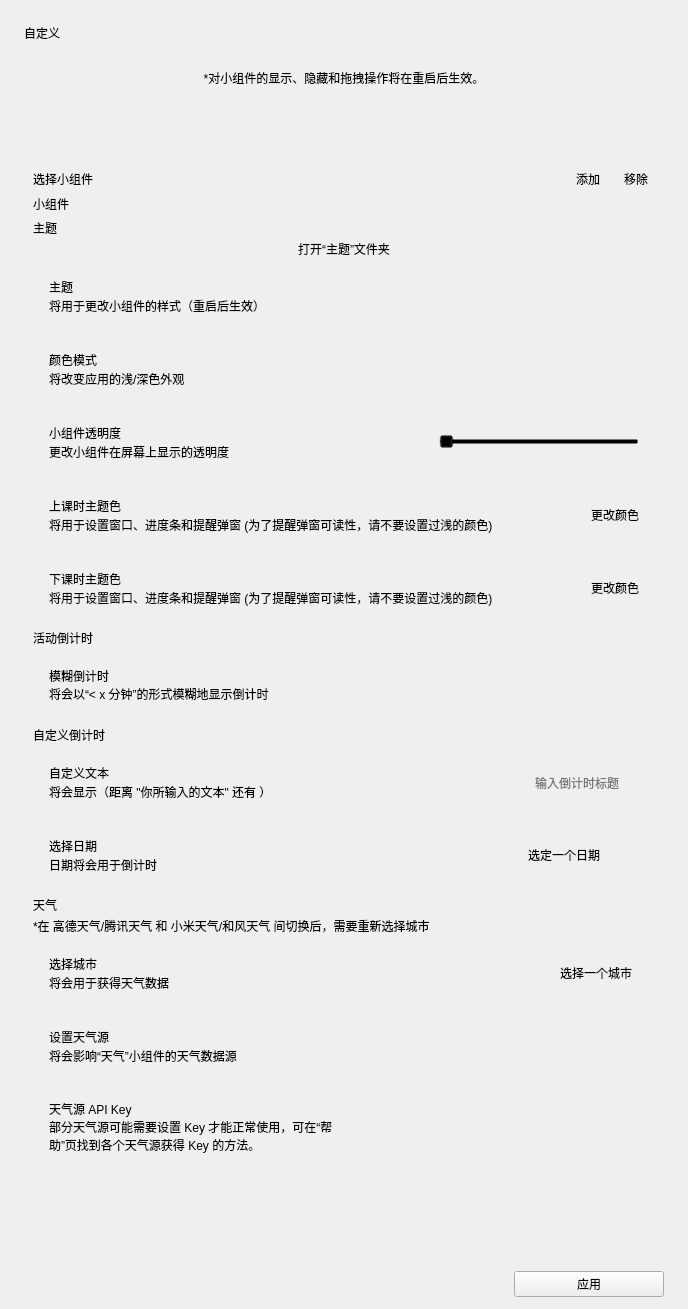
<?xml version="1.0" encoding="UTF-8"?>
<ui version="4.0">
 <class>Form</class>
 <widget class="QWidget" name="Form">
  <property name="geometry">
   <rect>
    <x>0</x>
    <y>0</y>
    <width>688</width>
    <height>1309</height>
   </rect>
  </property>
  <property name="sizePolicy">
   <sizepolicy hsizetype="Preferred" vsizetype="Expanding">
    <horstretch>0</horstretch>
    <verstretch>0</verstretch>
   </sizepolicy>
  </property>
  <property name="windowTitle">
   <string>Form</string>
  </property>
  <layout class="QVBoxLayout" name="verticalLayout_2">
   <property name="spacing">
    <number>18</number>
   </property>
   <property name="leftMargin">
    <number>24</number>
   </property>
   <property name="topMargin">
    <number>24</number>
   </property>
   <property name="rightMargin">
    <number>24</number>
   </property>
   <property name="bottomMargin">
    <number>12</number>
   </property>
   <item>
    <widget class="TitleLabel" name="TitleLabel">
     <property name="text">
      <string>自定义</string>
     </property>
    </widget>
   </item>
   <item>
    <layout class="QHBoxLayout" name="widgets_preview">
     <property name="spacing">
      <number>0</number>
     </property>
     <property name="sizeConstraint">
      <enum>QLayout::SetFixedSize</enum>
     </property>
    </layout>
   </item>
   <item>
    <widget class="SmoothScrollArea" name="ct_scroll">
     <property name="styleSheet">
      <string notr="true">background: transparent; border: none</string>
     </property>
     <property name="widgetResizable">
      <bool>true</bool>
     </property>
     <widget class="QWidget" name="scrollAreaWidgetContents">
      <property name="geometry">
       <rect>
        <x>0</x>
        <y>0</y>
        <width>640</width>
        <height>1244</height>
       </rect>
      </property>
      <layout class="QVBoxLayout" name="verticalLayout_9">
       <item>
        <widget class="CaptionLabel" name="CaptionLabel_3">
         <property name="text">
          <string>*对小组件的显示、隐藏和拖拽操作将在重启后生效。</string>
         </property>
         <property name="alignment">
          <set>Qt::AlignCenter</set>
         </property>
         <property name="wordWrap">
          <bool>true</bool>
         </property>
        </widget>
       </item>
       <item>
        <widget class="ListWidget" name="widgets_list">
         <property name="sizePolicy">
          <sizepolicy hsizetype="Preferred" vsizetype="Maximum">
           <horstretch>0</horstretch>
           <verstretch>0</verstretch>
          </sizepolicy>
         </property>
         <property name="minimumSize">
          <size>
           <width>0</width>
           <height>0</height>
          </size>
         </property>
         <property name="sizeAdjustPolicy">
          <enum>QAbstractScrollArea::AdjustToContents</enum>
         </property>
         <property name="dragDropMode">
          <enum>QAbstractItemView::DragDrop</enum>
         </property>
         <property name="defaultDropAction">
          <enum>Qt::MoveAction</enum>
         </property>
         <property name="flow">
          <enum>QListView::LeftToRight</enum>
         </property>
         <property name="isWrapping" stdset="0">
          <bool>true</bool>
         </property>
         <property name="resizeMode">
          <enum>QListView::Adjust</enum>
         </property>
         <property name="layoutMode">
          <enum>QListView::Batched</enum>
         </property>
        </widget>
       </item>
       <item>
        <layout class="QHBoxLayout" name="horizontalLayout_3">
         <property name="spacing">
          <number>10</number>
         </property>
         <item>
          <widget class="BodyLabel" name="BodyLabel">
           <property name="sizePolicy">
            <sizepolicy hsizetype="Maximum" vsizetype="Preferred">
             <horstretch>0</horstretch>
             <verstretch>0</verstretch>
            </sizepolicy>
           </property>
           <property name="text">
            <string>选择小组件</string>
           </property>
          </widget>
         </item>
         <item>
          <widget class="ComboBox" name="widgets_combo">
           <property name="sizePolicy">
            <sizepolicy hsizetype="Expanding" vsizetype="Fixed">
             <horstretch>0</horstretch>
             <verstretch>0</verstretch>
            </sizepolicy>
           </property>
          </widget>
         </item>
         <item>
          <spacer name="horizontalSpacer">
           <property name="orientation">
            <enum>Qt::Horizontal</enum>
           </property>
           <property name="sizeHint" stdset="0">
            <size>
             <width>40</width>
             <height>20</height>
            </size>
           </property>
          </spacer>
         </item>
         <item>
          <widget class="PrimaryPushButton" name="add_widget">
           <property name="text">
            <string>  添加  </string>
           </property>
          </widget>
         </item>
         <item>
          <widget class="PushButton" name="remove_widget">
           <property name="text">
            <string>  移除  </string>
           </property>
          </widget>
         </item>
        </layout>
       </item>
       <item>
        <widget class="SubtitleLabel" name="SubtitleLabel">
         <property name="text">
          <string>小组件</string>
         </property>
        </widget>
       </item>
       <item>
        <layout class="QVBoxLayout" name="verticalLayout_3">
         <property name="spacing">
          <number>3</number>
         </property>
         <item>
          <widget class="SubtitleLabel" name="SubtitleLabel_2">
           <property name="text">
            <string>主题</string>
           </property>
           <property name="pixelFontSize" stdset="0">
            <number>18</number>
           </property>
          </widget>
         </item>
         <item>
          <widget class="HyperlinkLabel" name="open_theme_folder">
           <property name="text">
            <string>打开“主题”文件夹</string>
           </property>
          </widget>
         </item>
         <item>
          <widget class="CardWidget" name="CardWidget_4">
           <property name="minimumSize">
            <size>
             <width>0</width>
             <height>70</height>
            </size>
           </property>
           <layout class="QHBoxLayout" name="horizontalLayout_4">
            <property name="leftMargin">
             <number>16</number>
            </property>
            <property name="topMargin">
             <number>16</number>
            </property>
            <property name="rightMargin">
             <number>16</number>
            </property>
            <property name="bottomMargin">
             <number>16</number>
            </property>
            <item>
             <layout class="QVBoxLayout" name="verticalLayout_7">
              <property name="spacing">
               <number>0</number>
              </property>
              <item>
               <widget class="StrongBodyLabel" name="StrongBodyLabel_3">
                <property name="text">
                 <string>主题</string>
                </property>
               </widget>
              </item>
              <item>
               <widget class="CaptionLabel" name="CaptionLabel_5">
                <property name="text">
                 <string>将用于更改小组件的样式（重启后生效）</string>
                </property>
                <property name="lightColor" stdset="0">
                 <color alpha="150">
                  <red>0</red>
                  <green>0</green>
                  <blue>0</blue>
                 </color>
                </property>
                <property name="darkColor" stdset="0">
                 <color alpha="200">
                  <red>255</red>
                  <green>255</green>
                  <blue>255</blue>
                 </color>
                </property>
               </widget>
              </item>
             </layout>
            </item>
            <item>
             <widget class="ComboBox" name="combo_theme_select">
              <property name="sizePolicy">
               <sizepolicy hsizetype="Maximum" vsizetype="Fixed">
                <horstretch>0</horstretch>
                <verstretch>0</verstretch>
               </sizepolicy>
              </property>
             </widget>
            </item>
           </layout>
          </widget>
         </item>
         <item>
          <widget class="CardWidget" name="CardWidget_9">
           <property name="minimumSize">
            <size>
             <width>0</width>
             <height>70</height>
            </size>
           </property>
           <layout class="QHBoxLayout" name="horizontalLayout_11">
            <property name="leftMargin">
             <number>16</number>
            </property>
            <property name="topMargin">
             <number>16</number>
            </property>
            <property name="rightMargin">
             <number>16</number>
            </property>
            <property name="bottomMargin">
             <number>16</number>
            </property>
            <item>
             <layout class="QVBoxLayout" name="verticalLayout_15">
              <property name="spacing">
               <number>0</number>
              </property>
              <item>
               <widget class="StrongBodyLabel" name="StrongBodyLabel_9">
                <property name="text">
                 <string>颜色模式</string>
                </property>
               </widget>
              </item>
              <item>
               <widget class="CaptionLabel" name="CaptionLabel_10">
                <property name="text">
                 <string>将改变应用的浅/深色外观</string>
                </property>
                <property name="lightColor" stdset="0">
                 <color alpha="150">
                  <red>0</red>
                  <green>0</green>
                  <blue>0</blue>
                 </color>
                </property>
                <property name="darkColor" stdset="0">
                 <color alpha="200">
                  <red>255</red>
                  <green>255</green>
                  <blue>255</blue>
                 </color>
                </property>
               </widget>
              </item>
             </layout>
            </item>
            <item>
             <widget class="ComboBox" name="combo_color_mode">
              <property name="sizePolicy">
               <sizepolicy hsizetype="Maximum" vsizetype="Fixed">
                <horstretch>0</horstretch>
                <verstretch>0</verstretch>
               </sizepolicy>
              </property>
             </widget>
            </item>
           </layout>
          </widget>
         </item>
         <item>
          <widget class="CardWidget" name="CardWidget_10">
           <property name="minimumSize">
            <size>
             <width>0</width>
             <height>70</height>
            </size>
           </property>
           <layout class="QHBoxLayout" name="horizontalLayout_12">
            <property name="leftMargin">
             <number>16</number>
            </property>
            <property name="topMargin">
             <number>16</number>
            </property>
            <property name="rightMargin">
             <number>16</number>
            </property>
            <property name="bottomMargin">
             <number>16</number>
            </property>
            <item>
             <layout class="QVBoxLayout" name="verticalLayout_16">
              <property name="spacing">
               <number>0</number>
              </property>
              <item>
               <widget class="StrongBodyLabel" name="StrongBodyLabel_11">
                <property name="text">
                 <string>小组件透明度</string>
                </property>
               </widget>
              </item>
              <item>
               <widget class="CaptionLabel" name="CaptionLabel_11">
                <property name="text">
                 <string>更改小组件在屏幕上显示的透明度</string>
                </property>
                <property name="lightColor" stdset="0">
                 <color alpha="150">
                  <red>0</red>
                  <green>0</green>
                  <blue>0</blue>
                 </color>
                </property>
                <property name="darkColor" stdset="0">
                 <color alpha="200">
                  <red>255</red>
                  <green>255</green>
                  <blue>255</blue>
                 </color>
                </property>
               </widget>
              </item>
             </layout>
            </item>
            <item>
             <widget class="Slider" name="slider_opacity">
              <property name="sizePolicy">
               <sizepolicy hsizetype="Expanding" vsizetype="Fixed">
                <horstretch>0</horstretch>
                <verstretch>0</verstretch>
               </sizepolicy>
              </property>
              <property name="minimumSize">
               <size>
                <width>100</width>
                <height>0</height>
               </size>
              </property>
              <property name="maximumSize">
               <size>
                <width>200</width>
                <height>16777215</height>
               </size>
              </property>
              <property name="orientation">
               <enum>Qt::Horizontal</enum>
              </property>
             </widget>
            </item>
           </layout>
          </widget>
         </item>
         <item>
          <widget class="CardWidget" name="CardWidget_5">
           <property name="minimumSize">
            <size>
             <width>0</width>
             <height>70</height>
            </size>
           </property>
           <layout class="QHBoxLayout" name="horizontalLayout_8">
            <property name="leftMargin">
             <number>16</number>
            </property>
            <property name="topMargin">
             <number>16</number>
            </property>
            <property name="rightMargin">
             <number>16</number>
            </property>
            <property name="bottomMargin">
             <number>16</number>
            </property>
            <item>
             <layout class="QVBoxLayout" name="verticalLayout_10">
              <property name="spacing">
               <number>0</number>
              </property>
              <item>
               <widget class="StrongBodyLabel" name="StrongBodyLabel_7">
                <property name="text">
                 <string>上课时主题色</string>
                </property>
               </widget>
              </item>
              <item>
               <widget class="CaptionLabel" name="CaptionLabel_7">
                <property name="text">
                 <string>将用于设置窗口、进度条和提醒弹窗 (为了提醒弹窗可读性，请不要设置过浅的颜色)</string>
                </property>
                <property name="wordWrap">
                 <bool>true</bool>
                </property>
                <property name="lightColor" stdset="0">
                 <color alpha="150">
                  <red>0</red>
                  <green>0</green>
                  <blue>0</blue>
                 </color>
                </property>
                <property name="darkColor" stdset="0">
                 <color alpha="200">
                  <red>255</red>
                  <green>255</green>
                  <blue>255</blue>
                 </color>
                </property>
               </widget>
              </item>
             </layout>
            </item>
            <item>
             <widget class="PushButton" name="set_ac_color">
              <property name="sizePolicy">
               <sizepolicy hsizetype="Maximum" vsizetype="Fixed">
                <horstretch>0</horstretch>
                <verstretch>0</verstretch>
               </sizepolicy>
              </property>
              <property name="text">
               <string>更改颜色</string>
              </property>
             </widget>
            </item>
           </layout>
          </widget>
         </item>
         <item>
          <widget class="CardWidget" name="CardWidget_7">
           <property name="minimumSize">
            <size>
             <width>0</width>
             <height>70</height>
            </size>
           </property>
           <layout class="QHBoxLayout" name="horizontalLayout_7">
            <property name="leftMargin">
             <number>16</number>
            </property>
            <property name="topMargin">
             <number>16</number>
            </property>
            <property name="rightMargin">
             <number>16</number>
            </property>
            <property name="bottomMargin">
             <number>16</number>
            </property>
            <item>
             <layout class="QVBoxLayout" name="verticalLayout_8">
              <property name="spacing">
               <number>0</number>
              </property>
              <item>
               <widget class="StrongBodyLabel" name="StrongBodyLabel_4">
                <property name="text">
                 <string>下课时主题色</string>
                </property>
               </widget>
              </item>
              <item>
               <widget class="CaptionLabel" name="CaptionLabel_6">
                <property name="text">
                 <string>将用于设置窗口、进度条和提醒弹窗 (为了提醒弹窗可读性，请不要设置过浅的颜色)</string>
                </property>
                <property name="wordWrap">
                 <bool>true</bool>
                </property>
                <property name="lightColor" stdset="0">
                 <color alpha="150">
                  <red>0</red>
                  <green>0</green>
                  <blue>0</blue>
                 </color>
                </property>
                <property name="darkColor" stdset="0">
                 <color alpha="200">
                  <red>255</red>
                  <green>255</green>
                  <blue>255</blue>
                 </color>
                </property>
               </widget>
              </item>
             </layout>
            </item>
            <item>
             <widget class="PushButton" name="set_fc_color">
              <property name="sizePolicy">
               <sizepolicy hsizetype="Maximum" vsizetype="Fixed">
                <horstretch>0</horstretch>
                <verstretch>0</verstretch>
               </sizepolicy>
              </property>
              <property name="text">
               <string>更改颜色</string>
              </property>
             </widget>
            </item>
           </layout>
          </widget>
         </item>
        </layout>
       </item>
       <item>
        <layout class="QVBoxLayout" name="verticalLayout_11">
         <property name="spacing">
          <number>3</number>
         </property>
         <item>
          <widget class="SubtitleLabel" name="SubtitleLabel_4">
           <property name="text">
            <string>活动倒计时</string>
           </property>
           <property name="pixelFontSize" stdset="0">
            <number>18</number>
           </property>
          </widget>
         </item>
         <item>
          <widget class="CardWidget" name="CardWidget_2">
           <property name="minimumSize">
            <size>
             <width>0</width>
             <height>70</height>
            </size>
           </property>
           <layout class="QHBoxLayout" name="horizontalLayout_6">
            <property name="leftMargin">
             <number>16</number>
            </property>
            <property name="topMargin">
             <number>16</number>
            </property>
            <property name="rightMargin">
             <number>16</number>
            </property>
            <property name="bottomMargin">
             <number>16</number>
            </property>
            <item>
             <layout class="QVBoxLayout" name="verticalLayout_4">
              <property name="spacing">
               <number>0</number>
              </property>
              <item>
               <widget class="StrongBodyLabel" name="StrongBodyLabel_2">
                <property name="text">
                 <string>模糊倒计时</string>
                </property>
               </widget>
              </item>
              <item>
               <widget class="CaptionLabel" name="CaptionLabel_4">
                <property name="text">
                 <string>将会以“&lt; x 分钟”的形式模糊地显示倒计时</string>
                </property>
                <property name="lightColor" stdset="0">
                 <color alpha="150">
                  <red>0</red>
                  <green>0</green>
                  <blue>0</blue>
                 </color>
                </property>
                <property name="darkColor" stdset="0">
                 <color alpha="200">
                  <red>255</red>
                  <green>255</green>
                  <blue>255</blue>
                 </color>
                </property>
               </widget>
              </item>
             </layout>
            </item>
            <item>
             <widget class="SwitchButton" name="switch_blur_countdown">
              <property name="sizePolicy">
               <sizepolicy hsizetype="Maximum" vsizetype="Preferred">
                <horstretch>0</horstretch>
                <verstretch>0</verstretch>
               </sizepolicy>
              </property>
             </widget>
            </item>
           </layout>
          </widget>
         </item>
        </layout>
       </item>
       <item>
        <layout class="QVBoxLayout" name="verticalLayout_5">
         <property name="spacing">
          <number>3</number>
         </property>
         <item>
          <widget class="SubtitleLabel" name="SubtitleLabel_3">
           <property name="text">
            <string>自定义倒计时</string>
           </property>
           <property name="pixelFontSize" stdset="0">
            <number>18</number>
           </property>
          </widget>
         </item>
         <item>
          <widget class="CardWidget" name="CardWidget">
           <property name="minimumSize">
            <size>
             <width>0</width>
             <height>70</height>
            </size>
           </property>
           <layout class="QHBoxLayout" name="horizontalLayout">
            <property name="leftMargin">
             <number>16</number>
            </property>
            <property name="topMargin">
             <number>16</number>
            </property>
            <property name="rightMargin">
             <number>16</number>
            </property>
            <property name="bottomMargin">
             <number>16</number>
            </property>
            <item>
             <layout class="QVBoxLayout" name="verticalLayout">
              <property name="spacing">
               <number>0</number>
              </property>
              <item>
               <widget class="StrongBodyLabel" name="StrongBodyLabel">
                <property name="text">
                 <string>自定义文本</string>
                </property>
               </widget>
              </item>
              <item>
               <widget class="CaptionLabel" name="CaptionLabel">
                <property name="text">
                 <string>将会显示（距离 &quot;你所输入的文本&quot; 还有 ）</string>
                </property>
                <property name="lightColor" stdset="0">
                 <color alpha="150">
                  <red>0</red>
                  <green>0</green>
                  <blue>0</blue>
                 </color>
                </property>
                <property name="darkColor" stdset="0">
                 <color alpha="200">
                  <red>255</red>
                  <green>255</green>
                  <blue>255</blue>
                 </color>
                </property>
               </widget>
              </item>
             </layout>
            </item>
            <item>
             <widget class="LineEdit" name="set_wcc_title">
              <property name="sizePolicy">
               <sizepolicy hsizetype="Maximum" vsizetype="Fixed">
                <horstretch>0</horstretch>
                <verstretch>0</verstretch>
               </sizepolicy>
              </property>
              <property name="placeholderText">
               <string>输入倒计时标题</string>
              </property>
             </widget>
            </item>
           </layout>
          </widget>
         </item>
         <item>
          <widget class="CardWidget" name="CardWidget_3">
           <property name="minimumSize">
            <size>
             <width>0</width>
             <height>70</height>
            </size>
           </property>
           <layout class="QHBoxLayout" name="horizontalLayout_5">
            <property name="leftMargin">
             <number>16</number>
            </property>
            <property name="topMargin">
             <number>16</number>
            </property>
            <property name="rightMargin">
             <number>16</number>
            </property>
            <property name="bottomMargin">
             <number>16</number>
            </property>
            <item>
             <layout class="QVBoxLayout" name="verticalLayout_6">
              <property name="spacing">
               <number>0</number>
              </property>
              <item>
               <widget class="StrongBodyLabel" name="StrongBodyLabel_5">
                <property name="text">
                 <string>选择日期</string>
                </property>
               </widget>
              </item>
              <item>
               <widget class="CaptionLabel" name="CaptionLabel_2">
                <property name="text">
                 <string>日期将会用于倒计时</string>
                </property>
                <property name="lightColor" stdset="0">
                 <color alpha="150">
                  <red>0</red>
                  <green>0</green>
                  <blue>0</blue>
                 </color>
                </property>
                <property name="darkColor" stdset="0">
                 <color alpha="200">
                  <red>255</red>
                  <green>255</green>
                  <blue>255</blue>
                 </color>
                </property>
               </widget>
              </item>
             </layout>
            </item>
            <item>
             <widget class="CalendarPicker" name="set_countdown_date">
              <property name="sizePolicy">
               <sizepolicy hsizetype="Fixed" vsizetype="Fixed">
                <horstretch>0</horstretch>
                <verstretch>0</verstretch>
               </sizepolicy>
              </property>
              <property name="minimumSize">
               <size>
                <width>150</width>
                <height>0</height>
               </size>
              </property>
              <property name="text">
               <string>选定一个日期</string>
              </property>
             </widget>
            </item>
           </layout>
          </widget>
         </item>
        </layout>
       </item>
       <item>
        <layout class="QVBoxLayout" name="verticalLayout_13">
         <property name="spacing">
          <number>3</number>
         </property>
         <item>
          <widget class="SubtitleLabel" name="SubtitleLabel_5">
           <property name="text">
            <string>天气</string>
           </property>
           <property name="pixelFontSize" stdset="0">
            <number>18</number>
           </property>
          </widget>
         </item>
         <item>
          <widget class="CaptionLabel" name="CaptionLabel_16">
           <property name="text">
            <string>*在 高德天气/腾讯天气 和 小米天气/和风天气 间切换后，需要重新选择城市</string>
           </property>
           <property name="wordWrap">
            <bool>true</bool>
           </property>
           <property name="lightColor" stdset="0">
            <color alpha="150">
             <red>0</red>
             <green>0</green>
             <blue>0</blue>
            </color>
           </property>
           <property name="darkColor" stdset="0">
            <color alpha="200">
             <red>255</red>
             <green>255</green>
             <blue>255</blue>
            </color>
           </property>
          </widget>
         </item>
         <item>
          <widget class="CardWidget" name="CardWidget_8">
           <property name="minimumSize">
            <size>
             <width>0</width>
             <height>70</height>
            </size>
           </property>
           <layout class="QHBoxLayout" name="horizontalLayout_10">
            <property name="leftMargin">
             <number>16</number>
            </property>
            <property name="topMargin">
             <number>16</number>
            </property>
            <property name="rightMargin">
             <number>16</number>
            </property>
            <property name="bottomMargin">
             <number>16</number>
            </property>
            <item>
             <layout class="QVBoxLayout" name="verticalLayout_14">
              <property name="spacing">
               <number>0</number>
              </property>
              <item>
               <widget class="StrongBodyLabel" name="StrongBodyLabel_8">
                <property name="text">
                 <string>选择城市</string>
                </property>
               </widget>
              </item>
              <item>
               <widget class="CaptionLabel" name="CaptionLabel_9">
                <property name="text">
                 <string>将会用于获得天气数据</string>
                </property>
                <property name="lightColor" stdset="0">
                 <color alpha="150">
                  <red>0</red>
                  <green>0</green>
                  <blue>0</blue>
                 </color>
                </property>
                <property name="darkColor" stdset="0">
                 <color alpha="200">
                  <red>255</red>
                  <green>255</green>
                  <blue>255</blue>
                 </color>
                </property>
               </widget>
              </item>
             </layout>
            </item>
            <item>
             <widget class="PushButton" name="select_city">
              <property name="sizePolicy">
               <sizepolicy hsizetype="Maximum" vsizetype="Fixed">
                <horstretch>0</horstretch>
                <verstretch>0</verstretch>
               </sizepolicy>
              </property>
              <property name="text">
               <string>  选择一个城市  </string>
              </property>
             </widget>
            </item>
           </layout>
          </widget>
         </item>
         <item>
          <widget class="CardWidget" name="CardWidget_11">
           <property name="minimumSize">
            <size>
             <width>0</width>
             <height>70</height>
            </size>
           </property>
           <layout class="QHBoxLayout" name="horizontalLayout_14">
            <property name="leftMargin">
             <number>16</number>
            </property>
            <property name="topMargin">
             <number>16</number>
            </property>
            <property name="rightMargin">
             <number>16</number>
            </property>
            <property name="bottomMargin">
             <number>16</number>
            </property>
            <item>
             <layout class="QVBoxLayout" name="verticalLayout_18">
              <property name="spacing">
               <number>0</number>
              </property>
              <item>
               <widget class="StrongBodyLabel" name="StrongBodyLabel_12">
                <property name="text">
                 <string>设置天气源</string>
                </property>
               </widget>
              </item>
              <item>
               <widget class="CaptionLabel" name="CaptionLabel_13">
                <property name="text">
                 <string>将会影响“天气”小组件的天气数据源</string>
                </property>
                <property name="lightColor" stdset="0">
                 <color alpha="150">
                  <red>0</red>
                  <green>0</green>
                  <blue>0</blue>
                 </color>
                </property>
                <property name="darkColor" stdset="0">
                 <color alpha="200">
                  <red>255</red>
                  <green>255</green>
                  <blue>255</blue>
                 </color>
                </property>
               </widget>
              </item>
             </layout>
            </item>
            <item>
             <widget class="ComboBox" name="select_weather_api">
              <property name="sizePolicy">
               <sizepolicy hsizetype="Maximum" vsizetype="Fixed">
                <horstretch>0</horstretch>
                <verstretch>0</verstretch>
               </sizepolicy>
              </property>
             </widget>
            </item>
           </layout>
          </widget>
         </item>
         <item>
          <widget class="CardWidget" name="CardWidget_12">
           <property name="minimumSize">
            <size>
             <width>0</width>
             <height>70</height>
            </size>
           </property>
           <layout class="QHBoxLayout" name="horizontalLayout_16">
            <property name="leftMargin">
             <number>16</number>
            </property>
            <property name="topMargin">
             <number>16</number>
            </property>
            <property name="rightMargin">
             <number>16</number>
            </property>
            <property name="bottomMargin">
             <number>16</number>
            </property>
            <item>
             <layout class="QVBoxLayout" name="verticalLayout_20">
              <property name="spacing">
               <number>0</number>
              </property>
              <item>
               <widget class="StrongBodyLabel" name="StrongBodyLabel_14">
                <property name="text">
                 <string>天气源 API Key</string>
                </property>
               </widget>
              </item>
              <item>
               <widget class="CaptionLabel" name="CaptionLabel_15">
                <property name="text">
                 <string>部分天气源可能需要设置 Key 才能正常使用，可在“帮助”页找到各个天气源获得 Key 的方法。</string>
                </property>
                <property name="wordWrap">
                 <bool>true</bool>
                </property>
                <property name="lightColor" stdset="0">
                 <color alpha="150">
                  <red>0</red>
                  <green>0</green>
                  <blue>0</blue>
                 </color>
                </property>
                <property name="darkColor" stdset="0">
                 <color alpha="200">
                  <red>255</red>
                  <green>255</green>
                  <blue>255</blue>
                 </color>
                </property>
               </widget>
              </item>
             </layout>
            </item>
            <item>
             <widget class="LineEdit" name="api_key_edit">
              <property name="sizePolicy">
               <sizepolicy hsizetype="MinimumExpanding" vsizetype="Fixed">
                <horstretch>0</horstretch>
                <verstretch>0</verstretch>
               </sizepolicy>
              </property>
              <property name="maximumSize">
               <size>
                <width>275</width>
                <height>33</height>
               </size>
              </property>
             </widget>
            </item>
           </layout>
          </widget>
         </item>
        </layout>
       </item>
       <item>
        <spacer name="verticalSpacer">
         <property name="orientation">
          <enum>Qt::Vertical</enum>
         </property>
         <property name="sizeHint" stdset="0">
          <size>
           <width>20</width>
           <height>40</height>
          </size>
         </property>
        </spacer>
       </item>
      </layout>
     </widget>
    </widget>
   </item>
   <item>
    <layout class="QHBoxLayout" name="horizontalLayout_2">
     <item>
      <spacer name="horizontalSpacer_2">
       <property name="orientation">
        <enum>Qt::Horizontal</enum>
       </property>
       <property name="sizeHint" stdset="0">
        <size>
         <width>40</width>
         <height>20</height>
        </size>
       </property>
      </spacer>
     </item>
     <item>
      <widget class="PrimaryPushButton" name="save_config">
       <property name="sizePolicy">
        <sizepolicy hsizetype="Maximum" vsizetype="Fixed">
         <horstretch>0</horstretch>
         <verstretch>0</verstretch>
        </sizepolicy>
       </property>
       <property name="minimumSize">
        <size>
         <width>150</width>
         <height>0</height>
        </size>
       </property>
       <property name="text">
        <string>应用</string>
       </property>
      </widget>
     </item>
    </layout>
   </item>
  </layout>
 </widget>
 <customwidgets>
  <customwidget>
   <class>ComboBox</class>
   <extends>QPushButton</extends>
   <header>qfluentwidgets</header>
  </customwidget>
  <customwidget>
   <class>PushButton</class>
   <extends>QPushButton</extends>
   <header>qfluentwidgets</header>
  </customwidget>
  <customwidget>
   <class>PrimaryPushButton</class>
   <extends>PushButton</extends>
   <header>qfluentwidgets</header>
  </customwidget>
  <customwidget>
   <class>SwitchButton</class>
   <extends>QWidget</extends>
   <header>qfluentwidgets</header>
  </customwidget>
  <customwidget>
   <class>Slider</class>
   <extends>QSlider</extends>
   <header>qfluentwidgets</header>
  </customwidget>
  <customwidget>
   <class>CardWidget</class>
   <extends>QFrame</extends>
   <header>qfluentwidgets</header>
   <container>1</container>
  </customwidget>
  <customwidget>
   <class>SmoothScrollArea</class>
   <extends>QScrollArea</extends>
   <header>qfluentwidgets</header>
   <container>1</container>
  </customwidget>
  <customwidget>
   <class>CalendarPicker</class>
   <extends>QPushButton</extends>
   <header>qfluentwidgets</header>
  </customwidget>
  <customwidget>
   <class>CaptionLabel</class>
   <extends>QLabel</extends>
   <header>qfluentwidgets</header>
  </customwidget>
  <customwidget>
   <class>BodyLabel</class>
   <extends>QLabel</extends>
   <header>qfluentwidgets</header>
  </customwidget>
  <customwidget>
   <class>StrongBodyLabel</class>
   <extends>QLabel</extends>
   <header>qfluentwidgets</header>
  </customwidget>
  <customwidget>
   <class>SubtitleLabel</class>
   <extends>QLabel</extends>
   <header>qfluentwidgets</header>
  </customwidget>
  <customwidget>
   <class>TitleLabel</class>
   <extends>QLabel</extends>
   <header>qfluentwidgets</header>
  </customwidget>
  <customwidget>
   <class>HyperlinkLabel</class>
   <extends>QPushButton</extends>
   <header>qfluentwidgets</header>
  </customwidget>
  <customwidget>
   <class>LineEdit</class>
   <extends>QLineEdit</extends>
   <header>qfluentwidgets</header>
  </customwidget>
  <customwidget>
   <class>ListWidget</class>
   <extends>QListWidget</extends>
   <header>qfluentwidgets</header>
  </customwidget>
 </customwidgets>
 <resources/>
 <connections/>
</ui>
